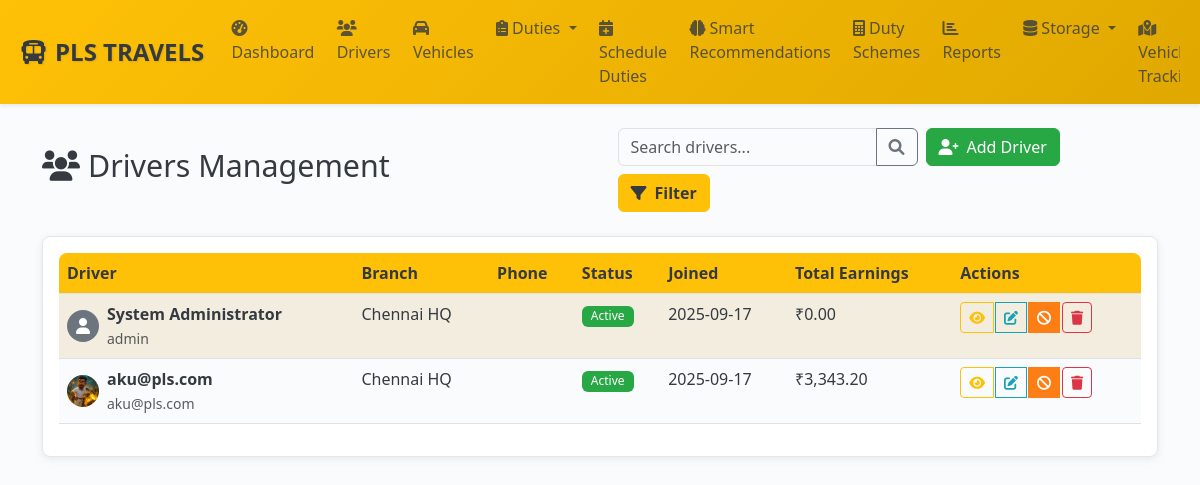
The app's page /admin/drivers (signed in) with its own data.
### models.py (models this page shows, shortened)
class Driver(db.Model):
    __tablename__ = 'drivers'
    id = db.Column(db.Integer, primary_key=True)
    uuid = db.Column(db.String(36), unique=True, nullable=False, default=lambda: str(uuid.uuid4()))
    user_id = db.Column(db.Integer, db.ForeignKey('users.id'), nullable=False, unique=True)
    branch_id = db.Column(db.Integer, db.ForeignKey('branches.id'), nullable=False, index=True)
    employee_id = db.Column(db.String(20), unique=True, nullable=False)
    full_name = db.Column(db.String(100), nullable=False, index=True)
    date_of_birth = db.Column(db.Date)
    gender = db.Column(db.String(10))
    blood_group = db.Column(db.String(5))
    emergency_contact_name = db.Column(db.String(100))
    emergency_contact_phone = db.Column(db.String(20))
    additional_phones = db.Column(db.Text)  # JSON string of phone numbers
    current_address = db.Column(db.Text)
    permanent_address = db.Column(db.Text)
    pincode = db.Column(db.String(10))
    aadhar_number = db.Column(db.String(20), unique=True, index=True)
    aadhar_document_front = db.Column(db.String(255))
    aadhar_document_back = db.Column(db.String(255))
    aadhar_verified = db.Column(db.Boolean, default=False)
    aadhar_verified_at = db.Column(db.DateTime)
    license_number = db.Column(db.String(50), unique=True, index=True)
    license_document_front = db.Column(db.String(255))
    license_document_back = db.Column(db.String(255))
    license_type = db.Column(db.String(20))  # LMV, HMV, etc.
    license_expiry = db.Column(db.Date)
    license_verified = db.Column(db.Boolean, default=False)
    license_verified_at = db.Column(db.DateTime)
    profile_photo = db.Column(db.String(255))
    bank_name = db.Column(db.String(100))
    account_number = db.Column(db.String(50))  # Should be encrypted in production
    ifsc_code = db.Column(db.String(15))
    account_holder_name = db.Column(db.String(100))
    bank_verified = db.Column(db.Boolean, default=False)
    join_date = db.Column(db.Date)
    probation_end_date = db.Column(db.Date)
    employment_type = db.Column(db.String(20), default='full_time')  # full_time, part_time, contract
    salary_type = db.Column(db.String(20), default='daily')  # daily, monthly, commission
    status = db.Column(db.Enum(DriverStatus), nullable=False, default=DriverStatus.PENDING, index=True)
    approved_by = db.Column(db.Integer, db.ForeignKey('users.id'))
    approved_at = db.Column(db.DateTime)
    rejection_reason = db.Column(db.Text)
    total_earnings = db.Column(db.Float, default=0.0)
    total_trips = db.Column(db.Integer, default=0)
    total_distance = db.Column(db.Float, default=0.0)
    rating_average = db.Column(db.Float, default=0.0)
    rating_count = db.Column(db.Integer, default=0)
    current_vehicle_id = db.Column(db.Integer, db.ForeignKey('vehicles.id'))
    current_shift_start = db.Column(db.DateTime)
    current_shift_end = db.Column(db.DateTime)
    uber_driver_id = db.Column(db.String(100), unique=True, index=True)  # Uber's driver ID
    uber_driver_uuid = db.Column(db.String(100), unique=True)  # Uber's driver UUID
    uber_sync_status = db.Column(db.String(20), default='none', index=True)  # none, synced, failed, pending
    uber_last_sync = db.Column(db.DateTime)  # Last successful sync timestamp
    uber_sync_error = db.Column(db.Text)  # Last sync error message
    uber_profile_data = db.Column(db.Text)  # JSON: Cached Uber profile data
    created_at = db.Column(db.DateTime, default=get_ist_time_naive)
    updated_at = db.Column(db.DateTime, default=get_ist_time_naive, onupdate=get_ist_time_naive)
    duties = db.relationship('Duty', backref='driver', lazy=True)
    current_vehicle = db.relationship('Vehicle', foreign_keys=[current_vehicle_id])
    approver = db.relationship('User', foreign_keys=[approved_by], post_update=True)
    __table_args__ = (
        Index('idx_driver_status_branch', 'status', 'branch_id'),
        Index('idx_driver_created', 'created_at'),
    )

class User(UserMixin, db.Model):
    __tablename__ = 'users'
    id = db.Column(db.Integer, primary_key=True)
    uuid = db.Column(db.String(36), unique=True, nullable=False, default=lambda: str(uuid.uuid4()))
    username = db.Column(db.String(64), unique=True, nullable=False, index=True)
    email = db.Column(db.String(120), unique=True, nullable=False, index=True)
    password_hash = db.Column(db.String(256), nullable=False)
    role = db.Column(db.Enum(UserRole), nullable=False, default=UserRole.DRIVER, index=True)
    status = db.Column(db.Enum(UserStatus), nullable=False, default=UserStatus.ACTIVE, index=True)
    first_name = db.Column(db.String(50))
    last_name = db.Column(db.String(50))
    phone = db.Column(db.String(20), unique=True, index=True)
    whatsapp_number = db.Column(db.String(20), index=True)  # Dedicated WhatsApp number
    profile_picture = db.Column(db.String(255))
    last_login = db.Column(db.DateTime)
    login_count = db.Column(db.Integer, default=0)
    failed_login_attempts = db.Column(db.Integer, default=0)
    password_changed_at = db.Column(db.DateTime, default=get_ist_time_naive)
    two_factor_enabled = db.Column(db.Boolean, default=False)
    reset_token = db.Column(db.String(6))
    reset_token_expiry = db.Column(db.DateTime)
    created_at = db.Column(db.DateTime, default=get_ist_time_naive, nullable=False)
    updated_at = db.Column(db.DateTime, default=get_ist_time_naive, onupdate=get_ist_time_naive)
    created_by = db.Column(db.Integer, db.ForeignKey('users.id'))
    driver_profile = db.relationship('Driver', foreign_keys='Driver.user_id', backref='user', uselist=False, cascade='all, delete-orphan')
    managed_branches = db.relationship('Branch',
                                     secondary=manager_branches,
                                     primaryjoin='User.id == manager_branches.c.manager_id',
                                     secondaryjoin='Branch.id == manager_branches.c.branch_id',
                                     backref='managers')

class Branch(db.Model):
    __tablename__ = 'branches'
    id = db.Column(db.Integer, primary_key=True)
    uuid = db.Column(db.String(36), unique=True, nullable=False, default=lambda: str(uuid.uuid4()))
    name = db.Column(db.String(100), nullable=False, index=True)
    code = db.Column(db.String(20), nullable=False, unique=True)
    region_id = db.Column(db.Integer, db.ForeignKey('regions.id'), nullable=False)
    city = db.Column(db.String(50), nullable=False, index=True)
    address = db.Column(db.Text)
    pincode = db.Column(db.String(10))
    latitude = db.Column(db.Float)
    longitude = db.Column(db.Float)
    contact_phone = db.Column(db.String(20))
    contact_email = db.Column(db.String(120))
    manager_name = db.Column(db.String(100))
    target_revenue_monthly = db.Column(db.Float, default=0.0)
    target_trips_daily = db.Column(db.Integer, default=0)
    operational_hours_start = db.Column(db.Time)
    operational_hours_end = db.Column(db.Time)
    is_active = db.Column(db.Boolean, default=True, index=True)
    auto_assignment_enabled = db.Column(db.Boolean, default=True)
    created_at = db.Column(db.DateTime, default=get_ist_time_naive)
    updated_at = db.Column(db.DateTime, default=get_ist_time_naive, onupdate=get_ist_time_naive)
    drivers = db.relationship('Driver', backref='branch', lazy=True)
    vehicles = db.relationship('Vehicle', backref='branch', lazy=True)
    duties = db.relationship('Duty', backref='branch', lazy=True)
    duty_schemes = db.relationship('DutyScheme', backref='branch', lazy=True)

### admin_routes.py (the view)
@admin_bp.route('/drivers')
@login_required
@admin_required
def drivers():
    page = request.args.get('page', 1, type=int)
    status_filter = request.args.get('status', '')
    branch_filter = request.args.get('branch', '', type=int)
    query = Driver.query
    if status_filter:
        try:
            status_enum = DriverStatus(status_filter)
            query = query.filter(Driver.status == status_enum)
        except ValueError:
            pass
    if branch_filter:
        query = query.filter(Driver.branch_id == branch_filter)
    drivers = query.paginate(page=page, per_page=20, error_out=False)
    branches = Branch.query.filter_by(is_active=True).all()
    return render_template('admin/drivers.html',
                         drivers=drivers,
                         branches=branches,
                         status_filter=status_filter,
                         branch_filter=branch_filter)

### templates/admin/drivers.html (shortened to what this page needs)
{% extends "base.html" %}
{% block content %}
<div class="d-flex justify-content-between align-items-center mb-4 flex-wrap">
    <h2><i class="fas fa-users me-2"></i>Drivers Management</h2>
    <div class="d-flex gap-2 flex-wrap">
        <div class="input-group" style="max-width: 300px;">
            <input type="text" class="form-control" placeholder="Search drivers..." id="searchInput">
            <button class="btn btn-outline-secondary" type="button" id="searchBtn">
                <i class="fas fa-search"></i>
            </button>
        </div>
        <a href="{{ url_for('admin.add_driver') }}" class="btn btn-success">
            <i class="fas fa-user-plus me-2"></i><span class="d-none d-md-inline">Add Driver</span>
        </a>
        <button class="btn btn-primary" data-bs-toggle="modal" data-bs-target="#filterModal">
            <i class="fas fa-filter me-2"></i><span class="d-none d-md-inline">Filter</span>
        </button>
    </div>
</div>
<div class="card" id="driversTable">
    <div class="card-body">
        {% if drivers.items %}
        <div class="table-responsive d-none d-lg-block">
            <table class="table table-striped">
                <thead>
                    <tr>
                        <th>Driver</th>
                        <th>Branch</th>
                        <th>Phone</th>
                        <th>Status</th>
                        <th>Joined</th>
                        <th>Total Earnings</th>
                        <th>Actions</th>
                    </tr>
                </thead>
                <tbody>
                    {% for driver in drivers.items %}
                    <tr>
                        <td>
                            <div class="d-flex align-items-center">
                                {% if driver.profile_photo %}
                                <img src="/uploads/{{ driver.profile_photo }}" class="rounded-circle me-2" width="32" height="32">
                                {% else %}
                                <div class="rounded-circle bg-secondary d-flex align-items-center justify-content-center me-2" style="width: 32px; height: 32px;">
                                    <i class="fas fa-user text-white"></i>
                                </div>
                                {% endif %}
                                <div>
                                    <strong>{{ driver.full_name }}</strong><br>
                                    <small class="text-muted">{{ driver.user.username }}</small>
                                </div>
                            </div>
                        </td>
                        <td>{{ driver.branch.name }}</td>
                        <td>{{ driver.phone }}</td>
                        <td>
                            {% if driver.status.value == 'active' %}
                                <span class="badge bg-success">Active</span>
                            {% elif driver.status.value == 'pending' %}
                                <span class="badge bg-warning">Pending</span>
                            {% elif driver.status.value == 'rejected' %}
                                <span class="badge bg-danger">Rejected</span>
                            {% elif driver.status.value == 'suspended' %}
                                <span class="badge bg-danger">Blocked</span>
                            {% elif driver.status.value == 'terminated' %}
                                <span class="badge bg-dark">Terminated</span>
                            {% else %}
                                <span class="badge bg-secondary">{{ driver.status.value.title() }}</span>
                            {% endif %}
                        </td>
                        <td>{{ driver.created_at.strftime('%Y-%m-%d') if driver.created_at else 'N/A' }}</td>
                        <td>₹{{ "{:,.2f}".format(driver.total_earnings or 0) }}</td>
                        <td>
                            <div class="btn-group" role="group">
                                <a href="{{ url_for('admin.view_driver', driver_id=driver.id) }}" class="btn btn-sm btn-outline-primary" title="View Details">
                                    <i class="fas fa-eye"></i>
                                </a>
                                <a href="{{ url_for('admin.edit_driver', driver_id=driver.id) }}" class="btn btn-sm btn-outline-info" title="Edit Driver">
                                    <i class="fas fa-edit"></i>
                                </a>
                                {% if driver.status.value == 'pending' %}
                                <form method="POST" action="{{ url_for('admin.approve_driver', driver_id=driver.id) }}" class="d-inline">
                                    <input type="hidden" name="csrf_token" value="{{ csrf_token() }}"/>
                                    <button type="submit" class="btn btn-sm btn-success" onclick="return confirm('Approve this driver?')" title="Approve">
                                        <i class="fas fa-check"></i>
                                    </button>
                                </form>
                                <form method="POST" action="{{ url_for('admin.reject_driver', driver_id=driver.id) }}" class="d-inline">
                                    <input type="hidden" name="csrf_token" value="{{ csrf_token() }}"/>
                                    <button type="submit" class="btn btn-sm btn-danger" onclick="return confirm('Reject this driver?')" title="Reject">
                                        <i class="fas fa-times"></i>
                                    </button>
                                </form>
                                {% elif driver.status.value == 'active' %}
                                <button type="button" class="btn btn-sm btn-warning" onclick="quickBlockDriver({{ driver.id }}, '{{ driver.full_name }}')" title="Block Driver">
                                    <i class="fas fa-ban"></i>
                                </button>
                                {% elif driver.status.value == 'suspended' %}
                                <button type="button" class="btn btn-sm btn-success" onclick="quickUnblockDriver({{ driver.id }})" title="Unblock Driver">
                                    <i class="fas fa-unlock"></i>
                                </button>
                                {% endif %}
                                {% if driver.status.value != 'terminated' %}
                                <form method="POST" action="{{ url_for('admin.delete_driver', driver_id=driver.id) }}" class="d-inline" onsubmit="return confirm('Are you sure you want to delete this driver? This action cannot be undone.')">
                                    <button type="submit" class="btn btn-sm btn-outline-danger" title="Delete Driver">
                                        <i class="fas fa-trash"></i>
                                    </button>
                                </form>
                                {% endif %}
                            </div>
                        </td>
                    </tr>
                    {% endfor %}
                </tbody>
            </table>
        </div>
        {% else %}
        <div class="text-center py-5">
            <i class="fas fa-users fa-3x text-muted mb-3"></i>
            <h4>No drivers found</h4>
            <p class="text-muted">No drivers match your current filters.</p>
        </div>
        {% endif %}
    </div>
</div>
{% endblock %}

### records on screen
Driver: full_name "System Administrator", user.username "admin", branch.name "Chennai HQ", status "Active", created_at "2025-09-17", total_earnings "0.00"
Driver: profile_photo (picture), full_name "aku@pls.com", user.username "aku@pls.com", branch.name "Chennai HQ", status "Active", created_at "2025-09-17", total_earnings "3,343.20"
